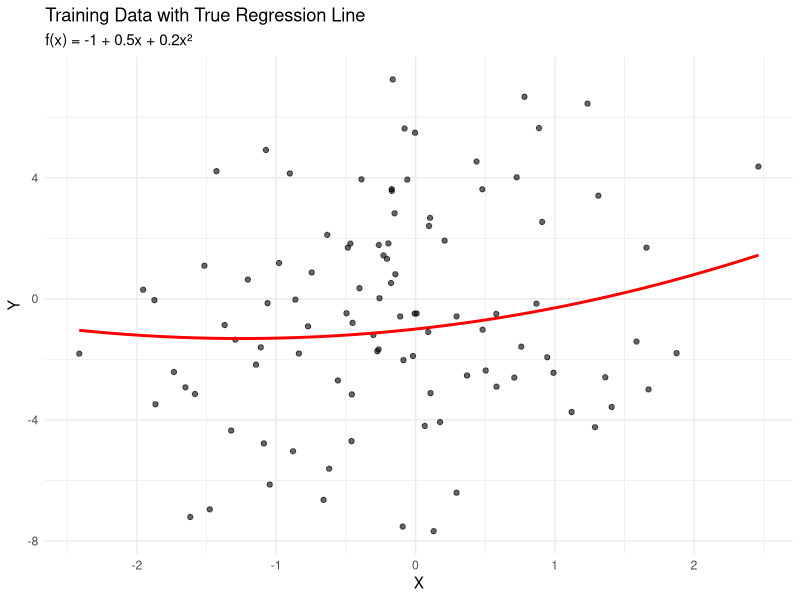
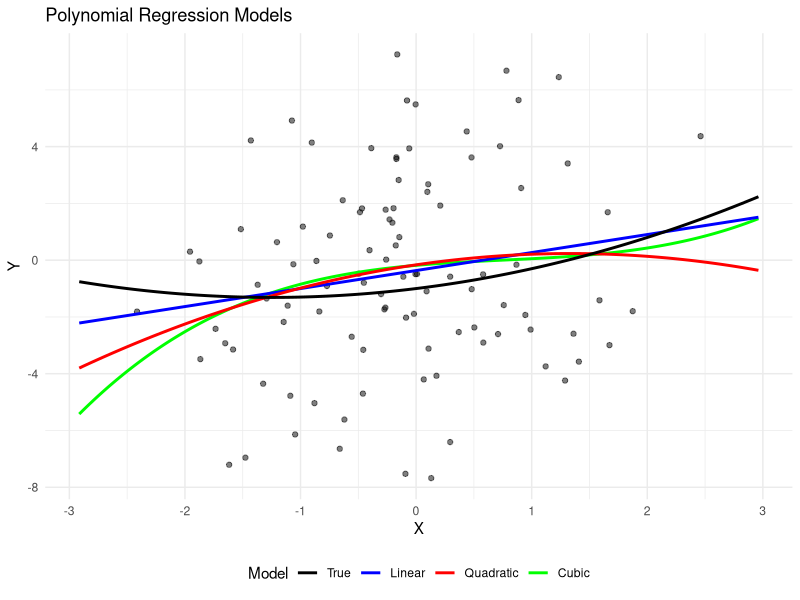
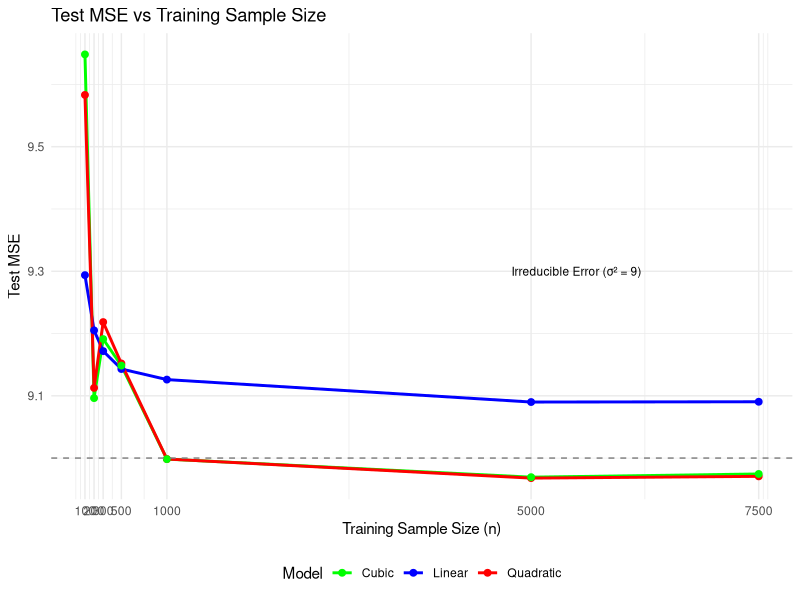
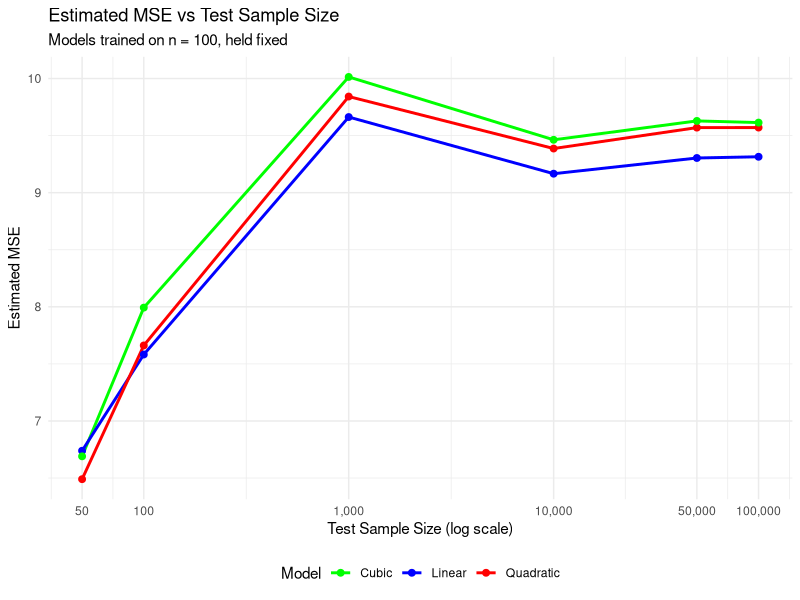
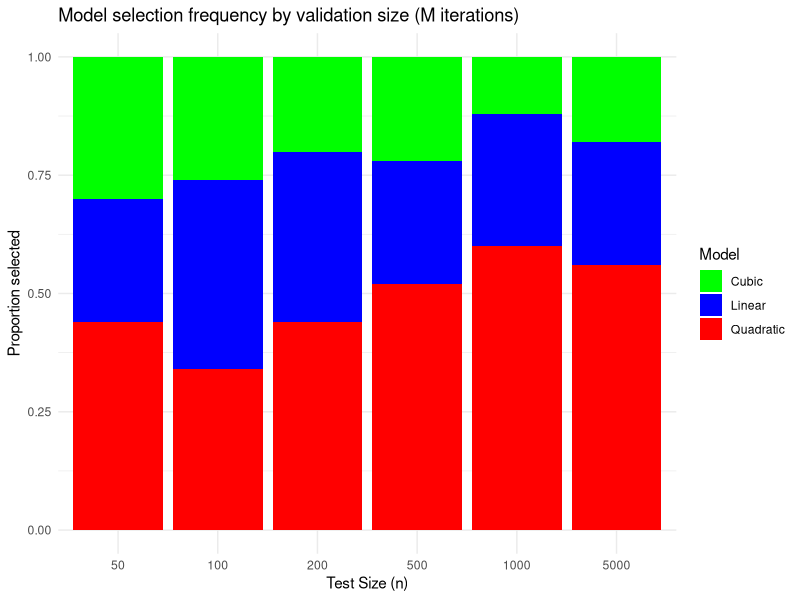

The R source for these figures, in order:
## ---- chunk 1
#| label: setup
#| message: false
#| warning: false

library(tidyverse)
library(knitr)
## ---- chunk 2

# Function to generate data from the specified distributions
generate_data <- function(n, seed = NULL) {
  if (!is.null(seed)) set.seed(seed)

  # Generate X from standard normal
  X <- rnorm(n, mean = 0, sd = 1)

  # Generate error term
  epsilon <- rnorm(n, mean = 0, sd = 3)

  # Generate Y using the true model
  Y <- -1 + 0.5 * X + 0.2 * X^2 + epsilon

  # Return as tibble
  tibble(X = X, Y = Y)
}

# Define the true regression function f(x) = E[Y | X = x]
f_true <- function(x) {
  -1 + 0.5 * x + 0.2 * x^2
}

# Define MSE function
calc_mse <- function(actual, predicted) {
  mean((actual - predicted)^2)
}
# Test the function
test_output <- generate_data(n = 5, seed = 123)
print(test_output)
## ---- chunk 3
#| label: part-b

# Generate training data with n = 100 and seed = 611
train_data <- generate_data(n = 100, seed = 611)
## ---- chunk 4
# Scatterplot with true regression line
ggplot(train_data, aes(x = X, y = Y)) +
  geom_point(alpha = 0.6) +
  stat_function(fun = f_true, color = "red", linewidth = 1) +
  labs(
    title = "Training Data with True Regression Line",
    subtitle = "f(x) = -1 + 0.5x + 0.2x²",
    x = "X",
    y = "Y"
  ) +
  theme_minimal()
## ---- chunk 5
# Fit the three models
model_linear    <- lm(Y ~ X, data = train_data)
model_quadratic <- lm(Y ~ X + I(X^2), data = train_data)
model_cubic     <- lm(Y ~ X + I(X^2) + I(X^3), data = train_data)
## ---- chunk 6
# Create a grid for smooth prediction lines
x_grid <- tibble(X = seq(min(train_data$X) - 0.5, max(train_data$X) + 0.5, length.out = 200))

# Get predictions from each model
pred_df <- x_grid %>%
  mutate(
    True = f_true(X),
    Linear = predict(model_linear, newdata = .),
    Quadratic = predict(model_quadratic, newdata = .),
    Cubic = predict(model_cubic, newdata = .)
  ) %>%
  pivot_longer(cols = -X, names_to = "Model", values_to = "Y_hat")

# Plot
ggplot() +
  geom_point(data = train_data, aes(x = X, y = Y), alpha = 0.5) +
  geom_line(data = pred_df, aes(x = X, y = Y_hat, color = Model), linewidth = 1) +
  scale_color_manual(
    values = c("True" = "black", "Linear" = "blue", "Quadratic" = "red", "Cubic" = "green"),
    breaks = c("True", "Linear", "Quadratic", "Cubic")
  ) +
  labs(
    title = "Polynomial Regression Models",
    x = "X",
    y = "Y"
  ) +
  theme_minimal() +
  theme(legend.position = "bottom")
## ---- chunk 7
# Generate test data
test_data <- generate_data(n = 10000, seed = 612)

# Function to calculate MSE
calc_mse <- function(actual, predicted) {
  mean((actual - predicted)^2)
}

# Calculate MSE for each model
mse_linear    <- calc_mse(test_data$Y, predict(model_linear, newdata = test_data))
mse_quadratic <- calc_mse(test_data$Y, predict(model_quadratic, newdata = test_data))
mse_cubic     <- calc_mse(test_data$Y, predict(model_cubic, newdata = test_data))

# Display results
mse_results <- tibble(
  Model = c("Linear", "Quadratic", "Cubic"),
  MSE = c(mse_linear, mse_quadratic, mse_cubic)
)

kable(mse_results, digits = 4, caption = "Test MSE for Each Model")

# Identify best model
best_model <- mse_results$Model[which.min(mse_results$MSE)]
best_mse <- min(mse_results$MSE)

cat("\nBest performing model:", best_model, "with MSE =", round(best_mse, 4))
## ---- chunk 8
# MSE using the true f(x) — this is the irreducible error
mse_optimal <- calc_mse(test_data$Y, f_true(test_data$X))

# Compare to best model
best_mse <- min(mse_results$MSE)

tibble(
  Metric = c("Optimal MSE (true f(x))", 
             "Theoretical σ²", 
             "Best Model MSE (Quadratic)",
             "Excess Error"),
  Value = c(mse_optimal, 9, best_mse, best_mse - mse_optimal)
) %>%
  kable(digits = 4)
## ---- chunk 9
# Function to fit all three models and return test MSE
fit_and_evaluate <- function(train_df, test_df) {
  m_linear    <- lm(Y ~ X, data = train_df)
  m_quadratic <- lm(Y ~ X + I(X^2), data = train_df)
  m_cubic     <- lm(Y ~ X + I(X^2) + I(X^3), data = train_df)
  
  tibble(
    Linear    = calc_mse(test_df$Y, predict(m_linear, newdata = test_df)),
    Quadratic = calc_mse(test_df$Y, predict(m_quadratic, newdata = test_df)),
    Cubic     = calc_mse(test_df$Y, predict(m_cubic, newdata = test_df))
  )
}

# Training sizes to evaluate
train_sizes <- c(100, 200, 300, 500, 1000, 5000, 7500)

# Start with existing training data from part b
cumulative_train <- train_data

# Store results
size_results <- tibble(n_train = integer(), Model = character(), MSE = numeric())

# Seeds for additional data generation
additional_seeds <- c(613, 614, 615, 616, 617, 618)

for (i in seq_along(train_sizes)) {
  n <- train_sizes[i]
  
  if (i == 1) {
    # n = 100: use existing training data
    current_train <- cumulative_train
  } else {
    # Generate additional observations and append
    n_additional <- n - train_sizes[i - 1]
    additional_data <- generate_data(n = n_additional, seed = additional_seeds[i - 1])
    cumulative_train <- bind_rows(cumulative_train, additional_data)
    current_train <- cumulative_train
  }
  
  # Fit and evaluate
  mse_row <- fit_and_evaluate(current_train, test_data) %>%
    pivot_longer(everything(), names_to = "Model", values_to = "MSE") %>%
    mutate(n_train = n)
  
  size_results <- bind_rows(size_results, mse_row)
}
## ---- chunk 10
# Summary table
size_table <- size_results %>%
  pivot_wider(names_from = Model, values_from = MSE) %>%
  mutate(Best_Model = case_when(
    Linear <= Quadratic & Linear <= Cubic ~ "Linear",
    Quadratic <= Cubic ~ "Quadratic",
    TRUE ~ "Cubic"
  ))

kable(size_table, digits = 4, caption = "Test MSE by Training Sample Size")
## ---- chunk 11
# Visualization
ggplot(size_results, aes(x = n_train, y = MSE, color = Model)) +
  geom_line(linewidth = 1) +
  geom_point(size = 2) +
  geom_hline(yintercept = 9, linetype = "dashed", color = "gray50") +
  annotate("text", x = 5500, y = 9.3, label = "Irreducible Error (σ² = 9)", size = 3) +
  scale_x_continuous(breaks = train_sizes) +
  scale_color_manual(values = c("Linear" = "blue", "Quadratic" = "red", "Cubic" = "green")) +
  labs(
    title = "Test MSE vs Training Sample Size",
    x = "Training Sample Size (n)",
    y = "Test MSE"
  ) +
  theme_minimal() +
  theme(legend.position = "bottom")
## ---- chunk 12
# (i) Use training data with n = 100 and fit models
# train_data already exists from part b with seed = 611

model_g_linear    <- lm(Y ~ X, data = train_data)
model_g_quadratic <- lm(Y ~ X + I(X^2), data = train_data)
model_g_cubic     <- lm(Y ~ X + I(X^2) + I(X^3), data = train_data)
## ---- chunk 13
# (ii) Generate large test set
test_g <- generate_data(n = 100000, seed = 700)
## ---- chunk 14
# (iii) Calculate MSE for different test sizes
test_sizes <- c(50, 100, 1000, 10000, 50000, 100000)

test_size_results <- map_dfr(test_sizes, function(n_test) {
  # Use first n_test observations from the large test set
  test_subset <- test_g[1:n_test, ]
  
  tibble(
    n_test = n_test,
    Linear = calc_mse(test_subset$Y, predict(model_g_linear, newdata = test_subset)),
    Quadratic = calc_mse(test_subset$Y, predict(model_g_quadratic, newdata = test_subset)),
    Cubic = calc_mse(test_subset$Y, predict(model_g_cubic, newdata = test_subset))
  )
})

kable(test_size_results, digits = 4, caption = "Estimated MSE by Test Sample Size")
## ---- chunk 15
# (iv) Plot results
test_size_long <- test_size_results %>%
  pivot_longer(cols = -n_test, names_to = "Model", values_to = "MSE")

ggplot(test_size_long, aes(x = n_test, y = MSE, color = Model)) +
  geom_line(linewidth = 1) +
  geom_point(size = 2) +
  scale_x_log10(breaks = test_sizes, labels = scales::comma) +
  scale_color_manual(values = c("Linear" = "blue", "Quadratic" = "red", "Cubic" = "green")) +
  labs(
    title = "Estimated MSE vs Test Sample Size",
    subtitle = "Models trained on n = 100, held fixed",
    x = "Test Sample Size (log scale)",
    y = "Estimated MSE"
  ) +
  theme_minimal() +
  theme(legend.position = "bottom")
## ---- chunk 16
# Number of repetitions
M <- 50

# Test sizes to evaluate
test_sizes_h <- c(50, 100, 200, 500, 1000, 5000)

# Function to run one complete iteration
run_iteration <- function(iter, train_seed, test_seed) {
  # Generate fresh training data
  train_h <- generate_data(n = 100, seed = train_seed)
  
  # Fit all three models
  m_linear    <- lm(Y ~ X, data = train_h)
  m_quadratic <- lm(Y ~ X + I(X^2), data = train_h)
  m_cubic     <- lm(Y ~ X + I(X^2) + I(X^3), data = train_h)
  
  # Generate test data
  test_h <- generate_data(n = max(test_sizes_h), seed = test_seed)
  
  # For each test size, determine which model is selected (lowest MSE)
  map_dfr(test_sizes_h, function(n_test) {
    test_subset <- test_h[1:n_test, ]
    
    mse_vals <- c(
      Linear = calc_mse(test_subset$Y, predict(m_linear, newdata = test_subset)),
      Quadratic = calc_mse(test_subset$Y, predict(m_quadratic, newdata = test_subset)),
      Cubic = calc_mse(test_subset$Y, predict(m_cubic, newdata = test_subset))
    )
    
    tibble(
      iteration = iter,
      n_test = n_test,
      selected_model = names(which.min(mse_vals))
    )
  })
}

# Generate seeds for reproducibility
set.seed(999)
train_seeds <- sample(1:100000, M)
test_seeds <- sample(100001:200000, M)

# Run M iterations
selection_results <- map2_dfr(1:M, train_seeds, function(i, ts) {
  run_iteration(i, ts, test_seeds[i])
})
## ---- chunk 17
# Calculate proportion of times each model was selected
selection_summary <- selection_results %>%
  count(n_test, selected_model) %>%
  group_by(n_test) %>%
  mutate(proportion = n / sum(n)) %>%
  ungroup() %>%
  select(-n) %>%
  pivot_wider(names_from = selected_model, values_from = proportion, values_fill = 0) %>%
  arrange(n_test)

# Ensure all columns exist even if a model was never selected
if (!"Linear" %in% names(selection_summary)) selection_summary$Linear <- 0
if (!"Quadratic" %in% names(selection_summary)) selection_summary$Quadratic <- 0
if (!"Cubic" %in% names(selection_summary)) selection_summary$Cubic <- 0

selection_summary <- selection_summary %>%
  select(n_test, Linear, Quadratic, Cubic)

kable(selection_summary, 
      digits = 2,
      col.names = c("Test Size (n)", "Linear", "Quadratic", "Cubic"),
      caption = "Proportion of times each model was selected (M = 50 iterations)")
## ---- chunk 18
# stacked bar plot of selection proportions
selection_plot_df <- selection_results %>%
  count(n_test, selected_model) %>%
  group_by(n_test) %>%
  mutate(prop = n / sum(n)) %>%
  ungroup()

ggplot(selection_plot_df, aes(x = factor(n_test), y = prop, fill = selected_model)) +
  geom_col(position = "stack") +
  scale_fill_manual(values = c("Linear" = "blue", "Quadratic" = "red", "Cubic" = "green")) +
  labs(
    title = "Model selection frequency by validation size (M iterations)",
    x = "Test Size (n)",
    y = "Proportion selected",
    fill = "Model"
  ) +
  theme_minimal()
